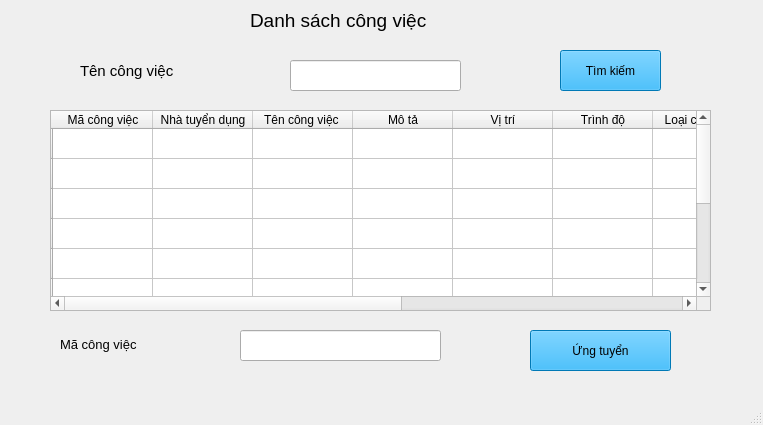
<?xml version="1.0" encoding="UTF-8"?>
<ui version="4.0">
 <class>timviec_DanhSachCongViec</class>
 <widget class="QMainWindow" name="timviec_DanhSachCongViec">
  <property name="geometry">
   <rect>
    <x>0</x>
    <y>0</y>
    <width>763</width>
    <height>425</height>
   </rect>
  </property>
  <property name="windowTitle">
   <string>Tìm việc - Danh sách công việc</string>
  </property>
  <widget class="QWidget" name="centralwidget">
   <widget class="QLabel" name="label">
    <property name="geometry">
     <rect>
      <x>250</x>
      <y>0</y>
      <width>261</width>
      <height>41</height>
     </rect>
    </property>
    <property name="font">
     <font>
      <pointsize>14</pointsize>
     </font>
    </property>
    <property name="text">
     <string>Danh sách công việc</string>
    </property>
   </widget>
   <widget class="QLineEdit" name="te_tencongviec_TimViec_dsCongViec">
    <property name="geometry">
     <rect>
      <x>290</x>
      <y>60</y>
      <width>171</width>
      <height>31</height>
     </rect>
    </property>
   </widget>
   <widget class="QLabel" name="label_2">
    <property name="geometry">
     <rect>
      <x>80</x>
      <y>50</y>
      <width>121</width>
      <height>41</height>
     </rect>
    </property>
    <property name="font">
     <font>
      <pointsize>11</pointsize>
     </font>
    </property>
    <property name="text">
     <string>Tên công việc</string>
    </property>
   </widget>
   <widget class="QTableWidget" name="table_dsCongViec">
    <property name="geometry">
     <rect>
      <x>50</x>
      <y>110</y>
      <width>661</width>
      <height>201</height>
     </rect>
    </property>
    <row>
     <property name="text">
      <string/>
     </property>
    </row>
    <row>
     <property name="text">
      <string/>
     </property>
    </row>
    <row>
     <property name="text">
      <string/>
     </property>
    </row>
    <row>
     <property name="text">
      <string/>
     </property>
    </row>
    <row>
     <property name="text">
      <string/>
     </property>
    </row>
    <row>
     <property name="text">
      <string/>
     </property>
    </row>
    <row>
     <property name="text">
      <string/>
     </property>
    </row>
    <row>
     <property name="text">
      <string/>
     </property>
    </row>
    <row>
     <property name="text">
      <string/>
     </property>
    </row>
    <row>
     <property name="text">
      <string/>
     </property>
    </row>
    <column>
     <property name="text">
      <string>Mã công việc</string>
     </property>
    </column>
    <column>
     <property name="text">
      <string>Nhà tuyển dụng</string>
     </property>
    </column>
    <column>
     <property name="text">
      <string>Tên công việc </string>
     </property>
    </column>
    <column>
     <property name="text">
      <string>Mô tả</string>
     </property>
    </column>
    <column>
     <property name="text">
      <string>Vị trí</string>
     </property>
    </column>
    <column>
     <property name="text">
      <string>Trình độ</string>
     </property>
    </column>
    <column>
     <property name="text">
      <string>Loại công việc</string>
     </property>
    </column>
    <column>
     <property name="text">
      <string>Chỉ tiêu</string>
     </property>
    </column>
    <column>
     <property name="text">
      <string>Số người ứng tuyển</string>
     </property>
    </column>
    <column>
     <property name="text">
      <string>Lương</string>
     </property>
    </column>
    <column>
     <property name="text">
      <string>Tình Trạng</string>
     </property>
    </column>
    <item row="0" column="0">
     <property name="text">
      <string/>
     </property>
     <property name="font">
      <font>
       <weight>75</weight>
       <bold>true</bold>
      </font>
     </property>
    </item>
    <item row="0" column="2">
     <property name="text">
      <string/>
     </property>
    </item>
   </widget>
   <widget class="QPushButton" name="bt_UngTuyen_TimViec_DSCongViec">
    <property name="geometry">
     <rect>
      <x>530</x>
      <y>330</y>
      <width>141</width>
      <height>41</height>
     </rect>
    </property>
    <property name="styleSheet">
     <string notr="true">font: 12pt &quot;MS Shell Dlg 2&quot;;
background-color: rgb(0, 170, 255);</string>
    </property>
    <property name="text">
     <string>Ứng tuyển</string>
    </property>
   </widget>
   <widget class="QLineEdit" name="te_macongviec_TimViec_dsCongViec">
    <property name="geometry">
     <rect>
      <x>240</x>
      <y>330</y>
      <width>201</width>
      <height>31</height>
     </rect>
    </property>
   </widget>
   <widget class="QLabel" name="label_3">
    <property name="geometry">
     <rect>
      <x>60</x>
      <y>329</y>
      <width>111</width>
      <height>31</height>
     </rect>
    </property>
    <property name="font">
     <font>
      <pointsize>10</pointsize>
     </font>
    </property>
    <property name="text">
     <string>Mã công việc</string>
    </property>
   </widget>
   <widget class="QPushButton" name="bt_TimKiem_TimViec_dsCongViec">
    <property name="geometry">
     <rect>
      <x>560</x>
      <y>50</y>
      <width>101</width>
      <height>41</height>
     </rect>
    </property>
    <property name="styleSheet">
     <string notr="true">font: 12pt &quot;MS Shell Dlg 2&quot;;
background-color: rgb(0, 170, 255);</string>
    </property>
    <property name="text">
     <string>Tìm kiếm</string>
    </property>
   </widget>
  </widget>
  <widget class="QMenuBar" name="menubar">
   <property name="geometry">
    <rect>
     <x>0</x>
     <y>0</y>
     <width>763</width>
     <height>26</height>
    </rect>
   </property>
  </widget>
  <widget class="QStatusBar" name="statusbar"/>
 </widget>
 <resources/>
 <connections/>
</ui>
